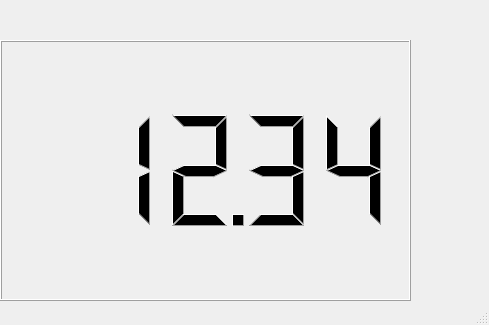
<?xml version="1.0" encoding="UTF-8"?>
<ui version="4.0">
 <class>DMMUI</class>
 <widget class="QMainWindow" name="DMMUI">
  <property name="geometry">
   <rect>
    <x>0</x>
    <y>0</y>
    <width>489</width>
    <height>325</height>
   </rect>
  </property>
  <property name="windowTitle">
   <string>Digital Multimeter</string>
  </property>
  <widget class="QWidget" name="centralwidget">
   <widget class="QWidget" name="gridLayoutWidget">
    <property name="geometry">
     <rect>
      <x>0</x>
      <y>40</y>
      <width>411</width>
      <height>261</height>
     </rect>
    </property>
    <layout class="QGridLayout" name="gridLayout">
     <item row="1" column="0">
      <widget class="QLCDNumber" name="LCD">
       <property name="sizePolicy">
        <sizepolicy hsizetype="Minimum" vsizetype="Minimum">
         <horstretch>0</horstretch>
         <verstretch>0</verstretch>
        </sizepolicy>
       </property>
       <property name="smallDecimalPoint">
        <bool>true</bool>
       </property>
       <property name="numDigits">
        <number>5</number>
       </property>
       <property name="digitCount">
        <number>5</number>
       </property>
       <property name="mode">
        <enum>QLCDNumber::Dec</enum>
       </property>
       <property name="segmentStyle">
        <enum>QLCDNumber::Filled</enum>
       </property>
       <property name="value" stdset="0">
        <double>12.340000000000000</double>
       </property>
      </widget>
     </item>
    </layout>
   </widget>
   <widget class="QWidget" name="verticalLayoutWidget">
    <property name="geometry">
     <rect>
      <x>410</x>
      <y>40</y>
      <width>71</width>
      <height>261</height>
     </rect>
    </property>
    <layout class="QVBoxLayout" name="verticalLayout">
     <item>
      <widget class="QLabel" name="units">
       <property name="font">
        <font>
         <family>Courier 10 Pitch</family>
         <pointsize>20</pointsize>
        </font>
       </property>
       <property name="text">
        <string/>
       </property>
      </widget>
     </item>
    </layout>
   </widget>
   <widget class="QWidget" name="horizontalLayoutWidget">
    <property name="geometry">
     <rect>
      <x>-2</x>
      <y>0</y>
      <width>411</width>
      <height>41</height>
     </rect>
    </property>
    <layout class="QHBoxLayout" name="horizontalLayout">
     <item>
      <widget class="QLabel" name="mode">
       <property name="font">
        <font>
         <family>Courier 10 Pitch</family>
         <pointsize>20</pointsize>
        </font>
       </property>
       <property name="text">
        <string/>
       </property>
      </widget>
     </item>
    </layout>
   </widget>
   <widget class="QWidget" name="horizontalLayoutWidget_2">
    <property name="geometry">
     <rect>
      <x>409</x>
      <y>0</y>
      <width>127</width>
      <height>41</height>
     </rect>
    </property>
    <layout class="QHBoxLayout" name="horizontalLayout_2">
     <item>
      <widget class="QLabel" name="tick">
       <property name="text">
        <string/>
       </property>
      </widget>
     </item>
    </layout>
   </widget>
  </widget>
  <widget class="QStatusBar" name="statusbar"/>
 </widget>
 <resources/>
 <connections/>
</ui>
